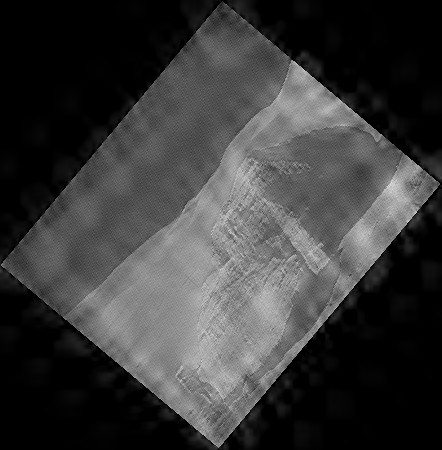
#> input picture 2.png, 442 x 450 px, found by its file name
$ python rotate.py
#> lines starting #> are read from the running program, lines starting #| are printed output that depends on the picture
from PIL import Image

def rotate_image(image_path, angle):
    # Load the image
#> called with angle = 50
    image = Image.open(image_path)
#> image is the input picture: PIL image 442x450 L; min 0, max 224, mean 57.8

    # Rotate the image
    rotated_image = image.rotate(angle, expand=True)
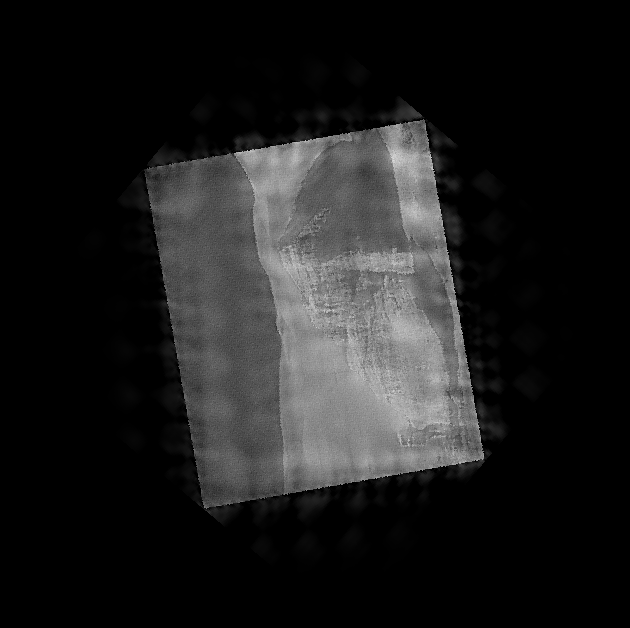
#> rotated_image: PIL image 630x628 L; min 0, max 219, mean 29.1

    # Return the rotated image
    return rotated_image

# Đường dẫn của ảnh cần xoay
image_path = r"C:\Users\OS\Desktop\Workspace\python code\CPV301\2\2.png"

# Góc xoay (45 độ)
angle = 50

# Xoay ảnh và lưu lại
rotated_image = rotate_image(image_path, angle)
rotated_image.save("1r.png")
